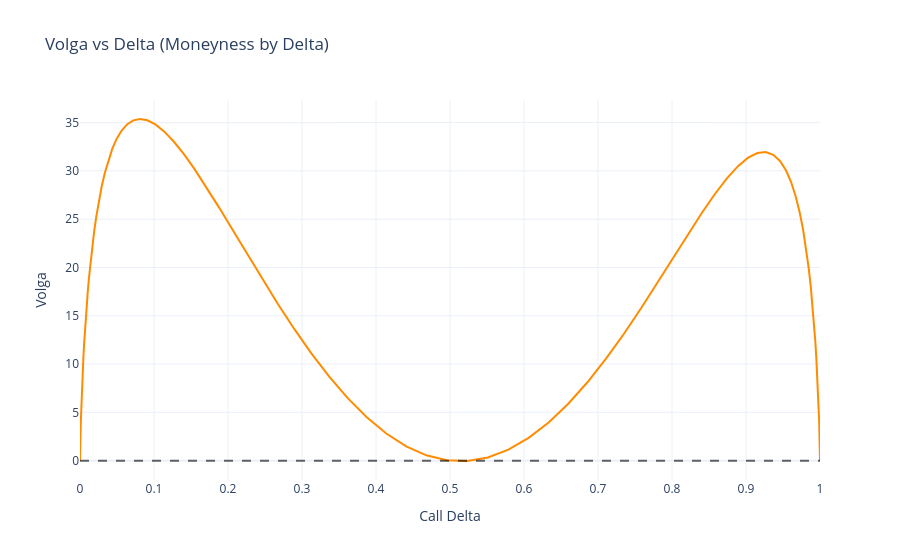

This figure's notebook cell:
### Markdown cell above
### Volga as a function of Moneyness (BS Delta)

### Code cell
# plot Volga vs Delta
fig_volga = go.Figure()
fig_volga.add_trace(
    go.Scatter(
        x=df["delta_call"],
        y=df["volga"],
        mode="lines",
        name="Volga",
        line={"width": 2, "color": "darkorange"},
    )
)
fig_volga.add_hline(y=0.0, line_dash="dash", line_color="black", opacity=0.6)
fig_volga.update_layout(
    title="Volga vs Delta (Moneyness by Delta)",
    xaxis_title="Call Delta",
    yaxis_title="Volga",
    template="plotly_white",
)
fig_volga.show()

### Figure 1 — Plotly figure (JSON) as saved in the notebook; plotly's stock layout.template omitted (floating-point values rounded to 4 significant figures; data arrays with more than 128 entries replaced by an {"elided": "..."} marker saying what was removed)
{"data": [{"line": {"color": "darkorange", "width": 2}, "mode": "lines", "name": "Volga", "type": "scatter", "x": {"elided": "161 float values"}, "y": {"elided": "161 float values"}}], "layout": {"shapes": [{"line": {"color": "black", "dash": "dash"}, "opacity": 0.6, "type": "line", "x0": 0, "x1": 1, "xref": "x domain", "y0": 0, "y1": 0, "yref": "y"}], "title": {"text": "Volga vs Delta (Moneyness by Delta)"}, "xaxis": {"title": {"text": "Call Delta"}}, "yaxis": {"title": {"text": "Volga"}}}}
